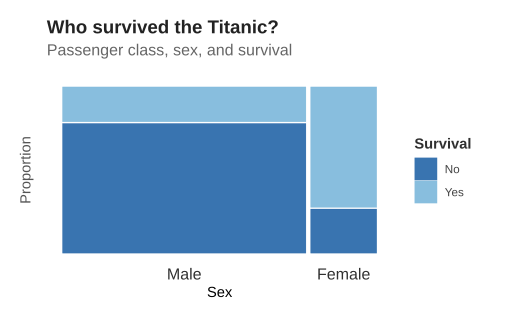

Generate this figure with R:
library(ggplot2)
library(ggmosaic2)

# Built-in Titanic data
titanic_df <- as.data.frame(Titanic)

plot_df <- aggregate(
  Freq ~ Sex + Survived,
  data = titanic_df,
  FUN = sum
)

ggplot(plot_df) +
  geom_mosaic(
    aes(
      x = product(Sex),
      fill = Survived,
      weight = Freq
    )
  ) +
  scale_fill_manual(
    values = c(
      "No" = "#08519c",
      "Yes" = "#6baed6"
    )
  ) +
  labs(
    x = "Sex",
    y = "Proportion",
    title = "Who survived the Titanic?",
    subtitle = "Passenger class, sex, and survival",
    fill = "Survival",
  ) +
  theme_minimal()+
  theme(
    panel.grid.major.x = element_blank(),
    panel.grid.minor = element_blank(),
    panel.grid.major.y = element_line(
      color = "#E5E5E5",
      linewidth = 0.4
    ),
    axis.text.x = element_text(
      size = 12,
      color = "#303030"
    ),
    axis.text.y = element_text(
      color = "#555555"
    ),
    axis.title.y = element_text(
      color = "#555555",
      margin = margin(r = 10)
    ),
    legend.position = "right",
    legend.title = element_text(
      face = "bold",
      color = "#303030"
    ),
    legend.text = element_text(
      color = "#444444"
    ),
    plot.title = element_text(
      size = 14,
      face = "bold",
      color = "#222222",
      margin = margin(b = 5)
    ),
    plot.subtitle = element_text(
      size = 12,
      color = "#666666",
      margin = margin(b = 15)
    ),
    plot.caption = element_text(
      size = 9,
      color = "#888888",
      hjust = 0
    ),
    plot.margin = margin(15, 25, 15, 15)
  )
